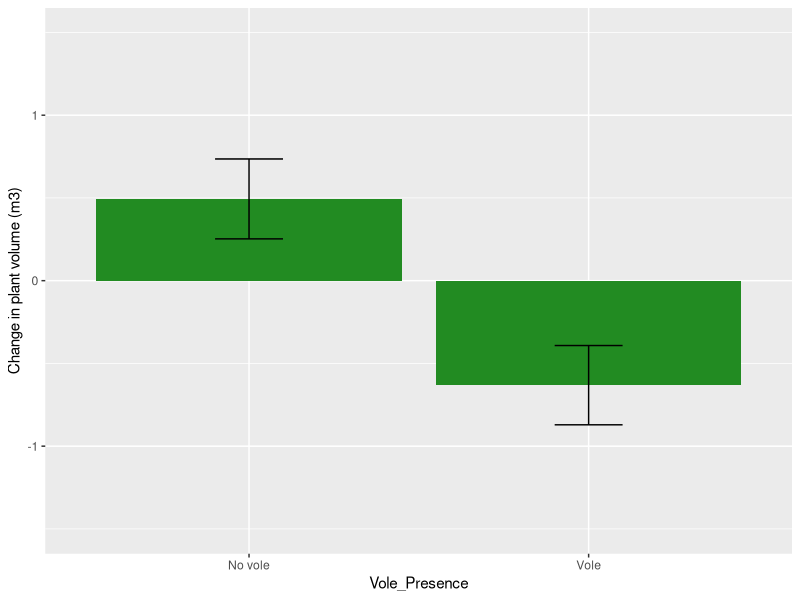
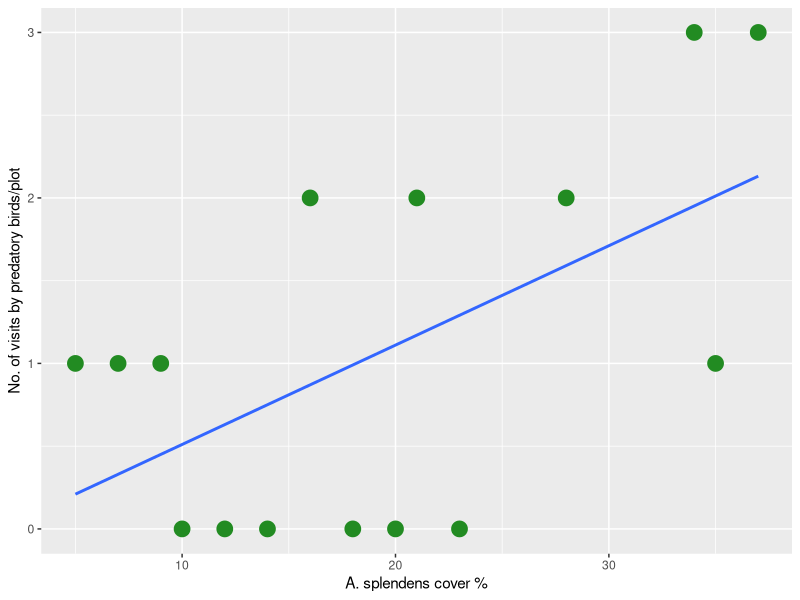

The R script that drew these images, in order: (Note: this script raises an error after producing the figures.)
## ---- chunk 1
knitr::opts_chunk$set(echo = TRUE)
## ---- chunk 2
library(dplyr)
library(tidyverse)
library(ggplot2)
library(ggpubr)
library(ggsignif)
d <- read.csv("Ecosystem_engineers_and_predation_risk_data_-.csv")
head(d)
## ---- chunk 3
n <- d %>%
 group_by(Vole_Presence) %>%
  summarise_each(funs(mean,sd,se=sd(.)/sqrt(n())), Change_plantvol)
n
m <- as.data.frame(n)

g <- ggplot(m) +
  geom_col(aes(y=mean, x=Vole_Presence), fill="forestgreen") +
  geom_errorbar( aes(x=Vole_Presence,ymin=mean-se, ymax=mean+se), width=0.2, colour="black") +
ylab("Change in plant volume (m3)") + ylim(-1.5, 1.5) #+
  #geom_signif(comparisons = list(c("No vole", "Vole")), map_signif_level = TRUE)
                 
g

## ---- chunk 4
# One way anova of change in plant volume predicted by vole presence.
one.aov <- aov(as.numeric(Change_plantvol) ~ Vole_Presence, data = d)
summary(one.aov)

## ---- chunk 5
m <- d[ ,c(7,11)] 
head(m)

ggplot(m, aes(x=as.numeric(Plant_cover), y=as.numeric(Birds_total15))) +
  geom_point(colour = "forestgreen", size = 5) + 
  geom_smooth(method = "lm", se=FALSE) +
  xlab("A. splendens cover %") + ylab("No. of visits by predatory birds/plot")

  
## ---- chunk 6
p <- d[1:15 ,7]
b <- d[1:15 ,11]

n <- lm(data = d, Birds_total15 ~ Plant_cover)
summary(n)

res <- cor.test(as.numeric(p), as.numeric(b), 
                    method = "pearson")
res

one.aov <- aov(Birds_total15 ~ Plant_cover, data = d)
summary(one.aov)

## ---- chunk 7
t<- d[,c("Predator","Rodent","Bird_visits","Change_plantvol2", "Change_biomass")]
t
q <- t %>% group_by(Predator, Rodent) %>% 
summarise_each(funs(mean,sd,se=sd(.)/sqrt(n())), Bird_visits) #%>% 
q

g <- ggplot(q) +
  geom_col(aes(y=mean, x=Bird_visits), fill="forestgreen") +
  geom_errorbar( aes(x=Bird_visits,ymin=mean-se, ymax=mean+se), width=0.2, colour="black") +
ylab("No.of visits by predatory birds/plot") + ylim(0, 6) #+
  #geom_signif(comparisons = list(c("No vole", "Vole")), map_signif_level = TRUE)
                 
g
## ---- chunk 8

r <- t %>% group_by(Predator, Rodent) %>% 
summarise_each(funs(mean,sd,se=sd(.)/sqrt(n())), Change_plantvol2) 
r

g <- ggplot(r) +
  geom_col(aes(y=mean, x=Change_plantvol2), fill="forestgreen") +
  geom_errorbar( aes(x=Change_plantvol2, ymin=mean-se, ymax=mean+se), width=0.2, colour="black") + 
ylab("Change in plant volume (m3)") + ylim(-2, 3) #+
  #geom_signif(comparisons = list(c("No vole", "Vole")), map_signif_level = TRUE)
                 
g
## ---- chunk 9

s <- t %>% group_by(Predator, Rodent) %>% 
summarise_each(funs(mean,sd,se=sd(.)/sqrt(n())), Change_biomass)
s

g <- ggplot(s) +
  geom_col(aes(y=mean, x=Change_biomass), fill="forestgreen") +
  geom_errorbar( aes(x=Change_biomass, ymin=mean-se, ymax=mean+se), width=0.2, colour="black") + 
ylab("Change in root biomass (g/m2)") + ylim(-60, 60) #+
  #geom_signif(comparisons = list(c("No vole", "Vole")), map_signif_level = TRUE)
                 
g
## ---- chunk 10


o <- d[1:18, c(18, 20, 21, 24)]
o <- data.frame(sapply(o, function(x) as.numeric(as.character(x))))
head(o)

a <- o %>% group_by(Plant_cover2) %>% 
  summarise_each(funs(mean,sd,se=sd(.)/sqrt(n())), 1:3) 
head (a)

g1 <- ggplot(a, aes(x=Plant_cover2, y=Bird_visit6_mean)) +
  geom_col(fill="blue") + 
  geom_errorbar( aes(x=Plant_cover2,ymin=Bird_visit6_mean-Bird_visit6_se, ymax=Bird_visit6_mean+Bird_visit6_se), width=0.2, colour="black") +
  xlab("A. splendens cover (%)") + ylab("No. of visits by predatory birds/plot") +
scale_x_continuous(breaks=c(0,50,100)) + ylim(0,4)
g1
## ---- chunk 11
g2 <- ggplot(a, aes(x=Plant_cover2, y=Feeding_freq_mean)) +
  geom_col(fill="blue") +
  geom_errorbar( aes(x=Plant_cover2,ymin=Feeding_freq_mean-Feeding_freq_se, ymax=Feeding_freq_mean+Feeding_freq_se), width=0.2, colour="black") +
  xlab("A. splendens cover (%)") + ylab("Feeding frequency (%)") +
  scale_x_continuous(breaks=c(0,50,100)) + scale_y_continuous(breaks=c(0, 20, 40, 60, 80, 100)) + ylim(0,100)
g2
## ---- chunk 12
g3 <- ggplot(a, aes(x=Plant_cover2, y=Vole_mortality_mean)) +
  geom_col(fill="blue") +
  geom_errorbar( aes(x=Plant_cover2,ymin=Vole_mortality_mean-Vole_mortality_se, ymax=Vole_mortality_mean+Vole_mortality_se), width=0.2, colour="black") +
xlab("A. splendens cover (%)") + ylab("Mortality rate (%)") + 
  scale_x_continuous(breaks=c(0,50,100)) + ylim(0,100)
g3

